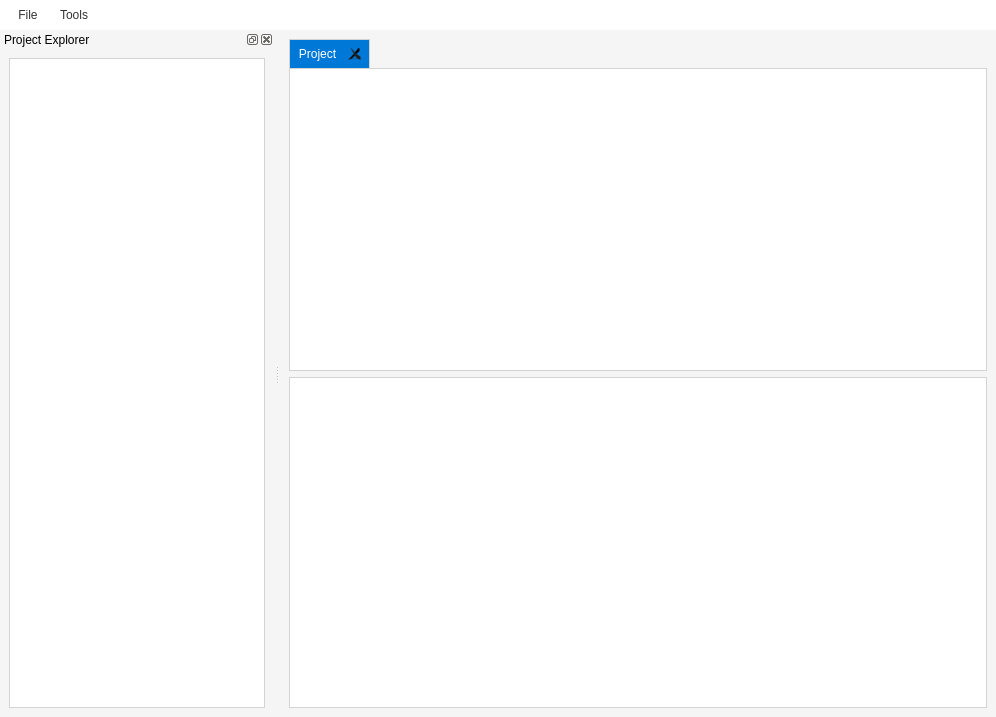
<?xml version="1.0" encoding="UTF-8"?>
<ui version="4.0">
 <class>MainWindow</class>
 <widget class="QMainWindow" name="MainWindow">
  <property name="geometry">
   <rect>
    <x>0</x>
    <y>0</y>
    <width>996</width>
    <height>717</height>
   </rect>
  </property>
  <property name="windowTitle">
   <string>MSBWizard</string>
  </property>
  <property name="styleSheet">
   <string notr="true">
QMainWindow {
    background-color: #f5f5f5;
    font-family: Arial, sans-serif;
}
QMenuBar {
    background-color: #ffffff;
    color: #333333;
    padding: 4px;
}
QMenuBar::item {
    background: #ffffff;
    padding: 4px 8px;
    color: #333333;
}
QMenuBar::item:selected {
    background: #0078d7;
    color: #ffffff;
}
QMenu {
    background-color: #ffffff;
    border: 1px solid #d3d3d3;
    color: #333333;
}
QMenu::item {
    padding: 4px 24px 4px 8px;
    background: #ffffff;
    color: #333333;
}
QMenu::item:selected {
    background: #0078d7;
    color: #ffffff;
}
QTreeView {
    background-color: #ffffff;
    border: 1px solid #d3d3d3;
    selection-background-color: #0078d7;
    selection-color: #ffffff;
    font-size: 12px;
}
QTabWidget::pane {
    border: 1px solid #d3d3d3;
    background: #ffffff;
}
QTabBar::tab {
    background: #f0f0f0;
    padding: 4px 8px;
    border: 1px solid #d3d3d3;
    border-bottom: none;
}
QTabBar::tab:selected {
    background: #0078d7;
    color: #ffffff;
}
QGraphicsView {
    background-color: #ffffff;
    border: 1px solid #d3d3d3;
}
   </string>
  </property>
  <widget class="QWidget" name="centralwidget">
   <layout class="QVBoxLayout" name="verticalLayout">
    <item>
     <widget class="QTabWidget" name="tabContainer">
      <property name="tabsClosable">
       <bool>true</bool>
      </property>
      <widget class="QWidget" name="projectInfoTab">
       <attribute name="title">
        <string>Project</string>
       </attribute>
      </widget>
     </widget>
    </item>
    <item>
     <widget class="QGraphicsView" name="canvasView">
      <property name="sizePolicy">
       <sizepolicy hsizetype="Expanding" vsizetype="Expanding">
        <horstretch>0</horstretch>
        <verstretch>0</verstretch>
       </sizepolicy>
      </property>
     </widget>
    </item>
   </layout>
  </widget>
  <widget class="QMenuBar" name="menubar">
   <property name="geometry">
    <rect>
     <x>0</x>
     <y>0</y>
     <width>996</width>
     <height>33</height>
    </rect>
   </property>
   <widget class="QMenu" name="menuFile">
    <property name="title">
     <string>File</string>
    </property>
    <addaction name="actionNewProject"/>
    <addaction name="actionOpenProject"/>
    <addaction name="actionSaveProject"/>
    <addaction name="actionSaveProjectAs"/>
   </widget>
   <widget class="QMenu" name="menuTools">
    <property name="title">
     <string>Tools</string>
    </property>
    <addaction name="actionGenerateCode"/>
    <addaction name="actionPreferences"/>
   </widget>
   <addaction name="menuFile"/>
   <addaction name="menuTools"/>
  </widget>
  <widget class="QDockWidget" name="dockWidget">
   <property name="windowTitle">
    <string>Project Explorer</string>
   </property>
   <attribute name="dockWidgetArea">
    <number>1</number>
   </attribute>
   <widget class="QWidget" name="dockWidgetContents">
    <layout class="QVBoxLayout" name="verticalLayout_2">
     <item>
      <widget class="QTreeView" name="projectExplorer">
       <property name="contextMenuPolicy">
        <enum>Qt::ContextMenuPolicy::CustomContextMenu</enum>
       </property>
      </widget>
     </item>
    </layout>
   </widget>
  </widget>
  <action name="actionNewProject">
   <property name="text">
    <string>New Project</string>
   </property>
  </action>
  <action name="actionOpenProject">
   <property name="text">
    <string>Open Project</string>
   </property>
  </action>
  <action name="actionSaveProject">
   <property name="text">
    <string>Save Project</string>
   </property>
  </action>
  <action name="actionSaveProjectAs">
   <property name="text">
    <string>Save Project As</string>
   </property>
  </action>
  <action name="actionGenerateCode">
   <property name="text">
    <string>Generate Code</string>
   </property>
  </action>
  <action name="actionPreferences">
   <property name="text">
    <string>Preferences</string>
   </property>
  </action>
 </widget>
 <resources/>
 <connections/>
</ui>
